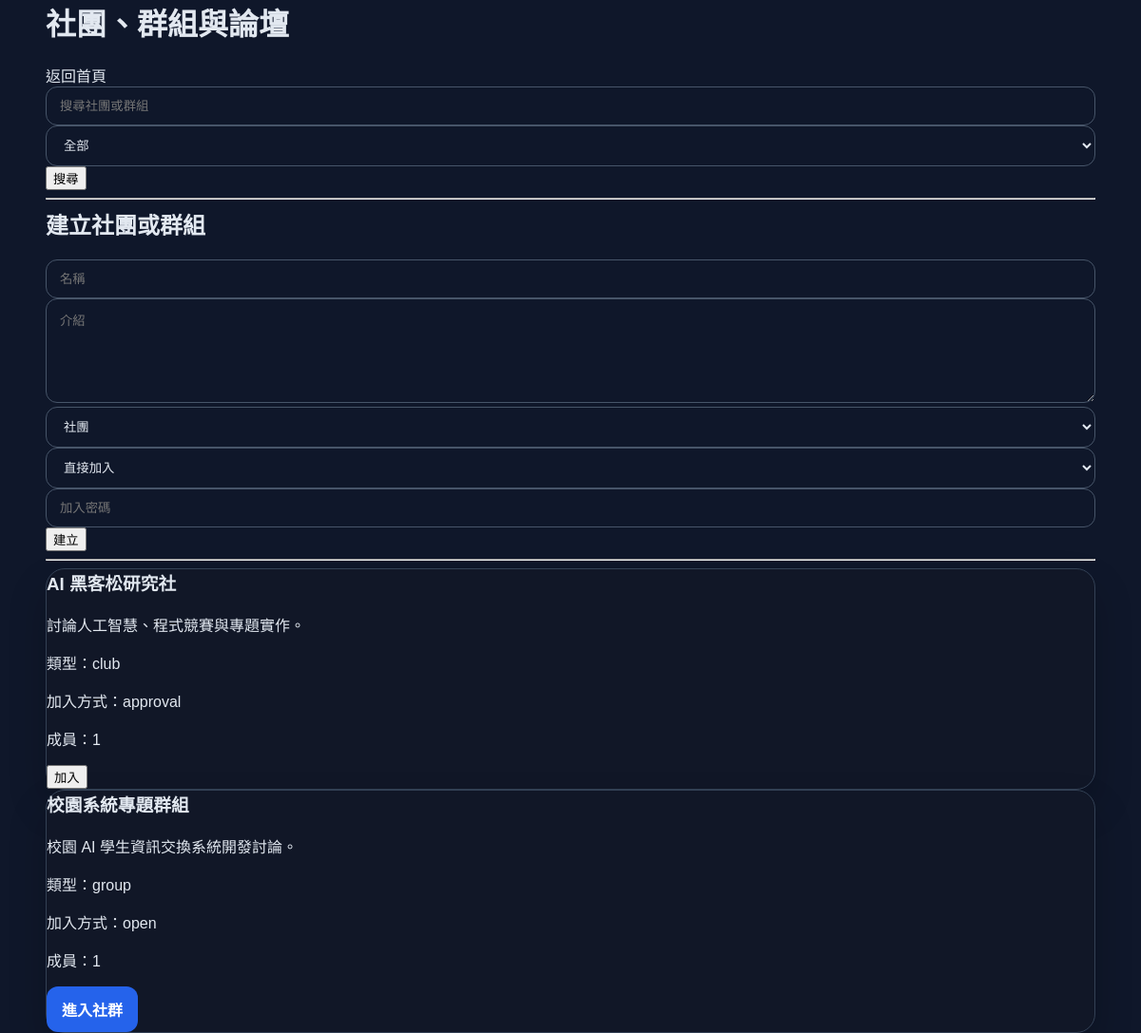
/communities/ (signed in), run on the app's committed database.
### models/community.py (models this page shows, shortened)
class Community(db.Model):
    __tablename__ = "communities"
    id = db.Column(db.Integer, primary_key=True)
    name = db.Column(db.String(150), nullable=False)
    description = db.Column(db.Text, nullable=True)
    community_type = db.Column(
        db.String(20),
        nullable=False
    )  # group / club / forum
    join_mode = db.Column(
        db.String(30),
        default="open"
    )
    join_password_hash = db.Column(
        db.String(255),
        nullable=True
    )
    avatar_url = db.Column(
        db.String(255),
        nullable=True
    )
    creator_id = db.Column(
        db.Integer,
        db.ForeignKey("users.id"),
        nullable=False
    )
    created_at = db.Column(
        db.DateTime,
        default=datetime.utcnow
    )
    creator = db.relationship(
        "User",
        foreign_keys=[creator_id],
        backref="created_communities"
    )
    members = db.relationship(
        "CommunityMember",
        backref="community",
        lazy=True,
        cascade="all, delete-orphan"
    )
    join_requests = db.relationship(
        "CommunityJoinRequest",
        backref="community",
        lazy=True,
        cascade="all, delete-orphan"
    )
    messages = db.relationship(
        "CommunityMessage",
        backref="community",
        lazy=True,
        cascade="all, delete-orphan"
    )

### routes/community.py (the view)
@community_bp.route("/")
@login_required
def community_page():
    user = get_logged_in_user()
    keyword = request.args.get("q", "").strip()
    filter_type = request.args.get("filter", "all")
    communities = find_communities(keyword, filter_type)
    joined_ids = get_joined_community_ids(user.id)
    return render_template(
        "communities.html",
        current_user=user,
        communities=communities,
        joined_ids=joined_ids
    )

### routes/auth.py (called while the page is built)
def login_required(view):
    @wraps(view)
    def wrapped(*args, **kwargs):
        if 'user_id' not in session:
            flash('請先登入。', 'warning')
            return redirect(url_for('index'))
        return view(*args, **kwargs)
    return wrapped

### services/community_service.py (called while the page is built, shortened)
def find_communities(keyword="", filter_type="all"):
    query = Community.query
    if filter_type in VALID_TYPES:
        query = query.filter_by(community_type=filter_type)
    return query.order_by(Community.created_at.desc()).all()

def get_joined_community_ids(user_id):
    return {
        member.community_id
        for member in CommunityMember.query
        .filter_by(user_id=user_id)
        .all()
    }

### utils/auth_helpers.py (called while the page is built)
def get_logged_in_user(clear_invalid=True):
    user_id = session.get("user_id")
    if not user_id:
        return None
    current_user = db.session.get(User, user_id)
    if current_user is None and clear_invalid:
        session.clear()
    return current_user

### templates/communities.html (shortened to what this page needs)
{% extends "base.html" %}
{% block content %}
<div class="container">
    <h1>社團、群組與論壇</h1>
    <a href="/dashboard">返回首頁</a>
    <form method="get">
        <input
            type="text"
            name="q"
            placeholder="搜尋社團或群組"
            value="{{ request.args.get('q', '') }}"
        >
        <select name="filter">
            <option value="all">全部</option>
        </select>
        <button type="submit">搜尋</button>
    </form>
    <hr>
    <h2>建立社團或群組</h2>
    <form id="createCommunityForm">
        <input name="name" placeholder="名稱" required>
        <textarea name="description" placeholder="介紹"></textarea>
        <select name="community_type">
            <option value="club">社團</option>
        </select>
        <select name="join_mode" id="joinMode">
            <option value="open">直接加入</option>
        </select>
        <input
            type="password"
            name="password"
            placeholder="加入密碼"
        >
        <button type="submit">建立</button>
    </form>
    <hr>
    {% for community in communities %}
    <div class="card">
        <h3>{{ community.name }}</h3>
        <p>{{ community.description }}</p>
        <p>類型：{{ community.community_type }}</p>
        <p>加入方式：{{ community.join_mode }}</p>
        <p>成員：{{ community.members|length }}</p>
        {% if community.id in joined_ids %}
            <a href="/communities/{{ community.id }}"
               class="btn btn-primary">
                進入社群
            </a>
        {% else %}
            <form
                class="join-form"
                data-id="{{ community.id }}"
            >
                <button type="submit">加入</button>
            </form>
        {% endif %}
    </div>
    {% endfor %}
</div>
{% endblock %}

### static/css/base.css (style rules this page uses)
* { box-sizing: border-box; }
body { margin: 0; font-family: Arial, 'Microsoft JhengHei', sans-serif; background: #0f172a; color: #e2e8f0; }
a { color: inherit; text-decoration: none; }
.container { width: min(1200px, 92%); margin: 0 auto; }
.card { background: rgba(17,24,39,.95); border: 1px solid #334155; border-radius: 20px; box-shadow: 0 20px 40px rgba(0,0,0,.2); }
h1, h2, h3, h4, p { margin-top: 0; }
input, textarea, select { width: 100%; padding: 12px 14px; border-radius: 12px; border: 1px solid #475569; background: #0f172a; color: #e2e8f0; }
textarea { min-height: 110px; resize: vertical; }
.btn { display: inline-block; border: none; border-radius: 12px; padding: 12px 16px; cursor: pointer; font-weight: 700; }
.btn-primary { background: #2563eb; color: white; }

### data on the page
Community: name "AI 黑客松研究社", description "討論人工智慧、程式競賽與專題實作。", community_type "club", join_mode "approval", members|length "1"
Community: name "校園系統專題群組", description "校園 AI 學生資訊交換系統開發討論。", community_type "group", join_mode "open", members|length "1"
